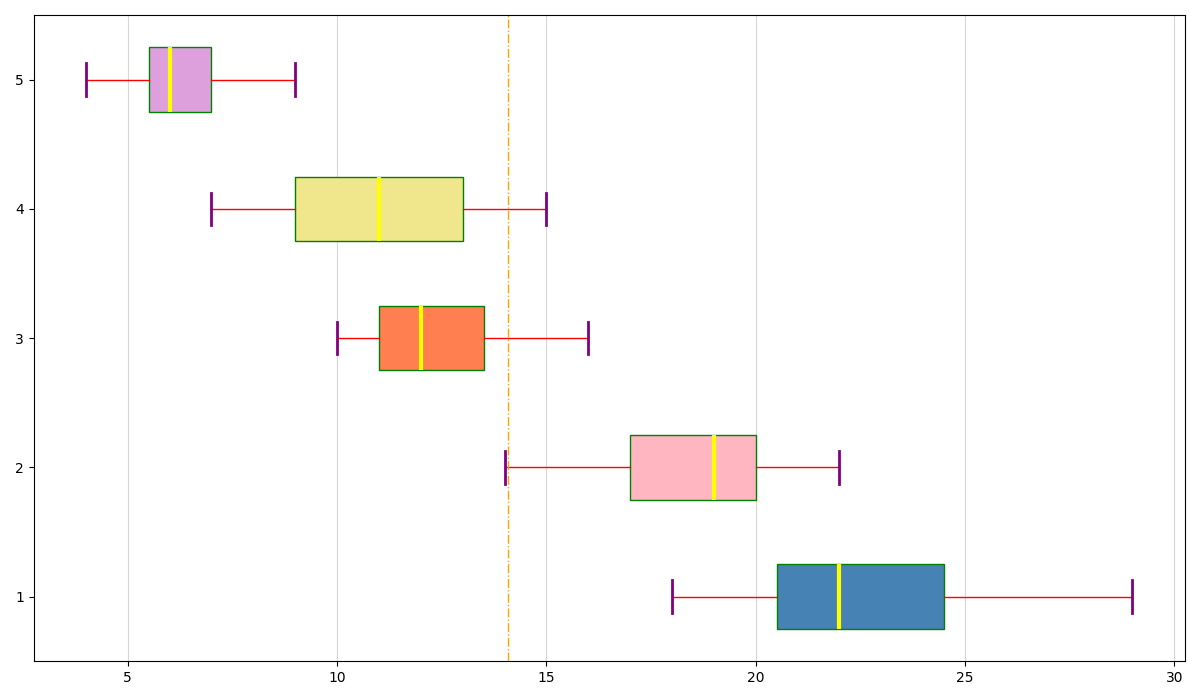

Recreate this plot in Python.
import matplotlib.pyplot as plt
import numpy as np

# Data: Altered hours spent on each subject by students over a month
study_data = [
    [23, 21, 24, 20, 19, 28, 26, 25, 21, 18, 22, 22, 29, 21, 20],
    [20, 19, 18, 16, 22, 17, 15, 21, 18, 19, 14, 20, 17, 21, 19],
    [12, 10, 11, 10, 16, 14, 12, 14, 11, 13, 10, 15, 11, 12, 13],
    [9, 8, 13, 10, 13, 11, 7, 14, 13, 12, 11, 8, 9, 15, 10],
    [6, 8, 5, 6, 4, 5, 7, 9, 5, 6, 6, 7, 8, 6, 7]
]

plt.figure(figsize=(12, 7))
bp = plt.boxplot(study_data, vert=False, patch_artist=True, notch=False,
                 boxprops=dict(color='green'),
                 medianprops=dict(color='yellow', linewidth=3),
                 whiskerprops=dict(color='red', linewidth=1),
                 capprops=dict(color='purple', linewidth=2),
                 flierprops=dict(marker='x', color='black', markersize=10, linestyle='none', markeredgecolor='black'))

new_colors = ['steelblue', 'lightpink', 'coral', 'khaki', 'plum']
for patch, color in zip(bp['boxes'], new_colors):
    patch.set_facecolor(color)

plt.grid(axis='x', linestyle='-', alpha=0.5)
average_study_time = np.mean([item for sublist in study_data for item in sublist])
plt.axvline(average_study_time, color='orange', linestyle='-.', linewidth=1)
plt.tight_layout()
plt.show()
